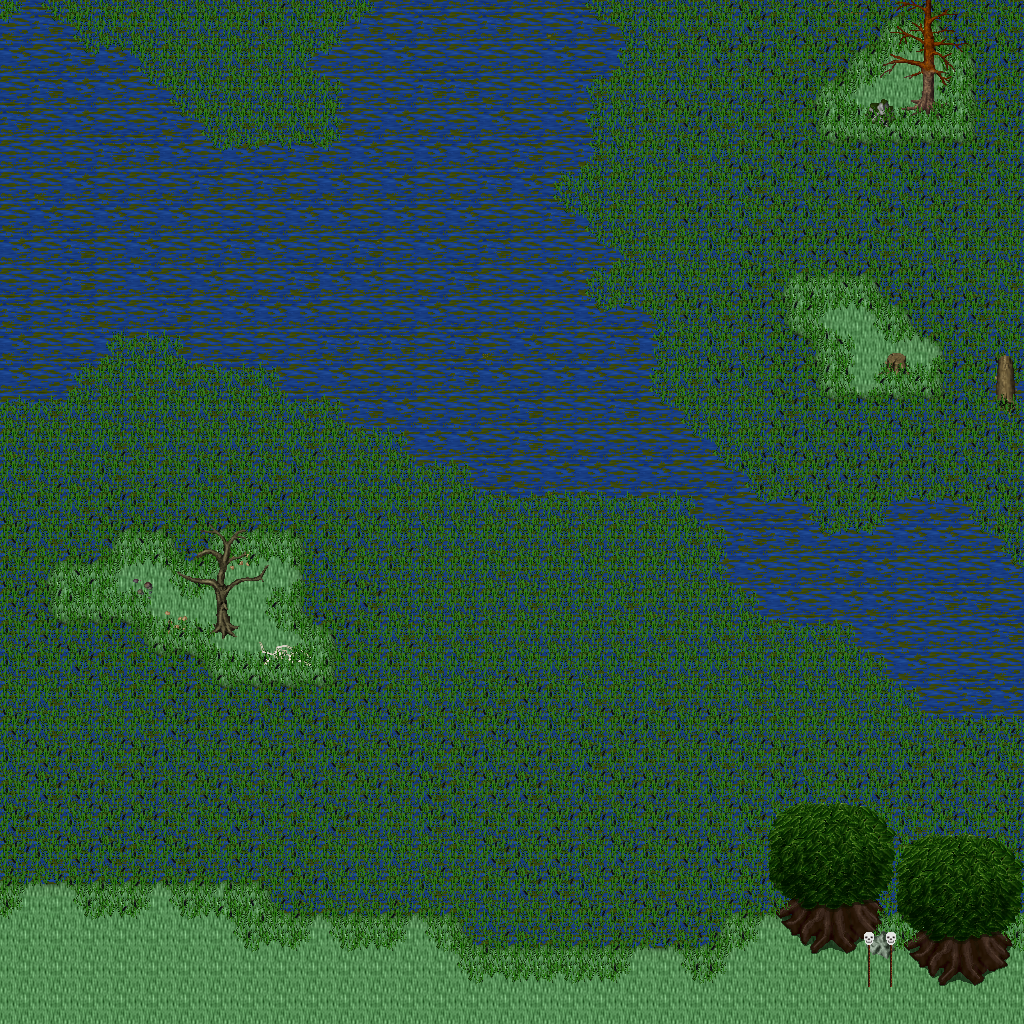

A 2D game scene composited from a Tiled map and its tileset images. What follows is a short description and the map's XML, with each tile layer's data collapsed to a summary:
An orthogonal 32x32 tile map with 32x32 px tiles, 5 tile layers (Ground, Objects, Objects2, Above, ...), 1 hidden layer not drawn, 31 tilesets.

<map version="1.10" tiledversion="1.11.0" orientation="orthogonal" renderorder="right-down" width="32" height="32" tilewidth="32" tileheight="32" infinite="0" nextlayerid="11" nextobjectid="1">
 <tileset firstgid="1" name="ground_ground" tilewidth="32" tileheight="32" tilecount="33" columns="3">
  <image source="../drawable/ground_ground.png" width="96" height="352" />
 </tileset>
 <tileset firstgid="34" name="plant_flower_daisy_white" tilewidth="32" tileheight="32" tilecount="8" columns="2">
  <image source="../drawable/plant_flower_daisy_white.png" width="64" height="128" />
 </tileset>
 <tileset firstgid="42" name="ground_grass_edges" tilewidth="32" tileheight="32" tilecount="36" columns="12">
  <image source="../drawable/ground_grass_edges.png" width="384" height="96" />
 </tileset>
 <tileset firstgid="78" name="ground_grass_corners" tilewidth="32" tileheight="32" tilecount="24" columns="6">
  <image source="../drawable/ground_grass_corners.png" width="192" height="128" />
 </tileset>
 <tileset firstgid="102" name="plant_grasses" tilewidth="32" tileheight="32" tilecount="6" columns="3">
  <image source="../drawable/plant_grasses.png" width="96" height="64" />
 </tileset>
 <tileset firstgid="108" name="ground_rock_pebbles" tilewidth="32" tileheight="32" tilecount="3" columns="1">
  <image source="../drawable/ground_rock_pebbles.png" width="32" height="96" />
 </tileset>
 <tileset firstgid="111" name="ground_earth_edges" tilewidth="32" tileheight="32" tilecount="18" columns="6">
  <image source="../drawable/ground_earth_edges.png" width="192" height="96" />
 </tileset>
 <tileset firstgid="129" name="item_corpse_skull_pale" tilewidth="32" tileheight="32" tilecount="2" columns="2">
  <image source="../drawable/item_corpse_skull_pale.png" width="64" height="32" />
 </tileset>
 <tileset firstgid="131" name="logic_creature_undead" tilewidth="32" tileheight="32" tilecount="16" columns="8">
  <image source="../drawable/logic_creature_undead.png" width="256" height="64" />
 </tileset>
 <tileset firstgid="147" name="logic_collision" tilewidth="32" tileheight="32" tilecount="1" columns="1">
  <image source="../drawable/logic_collision.png" width="32" height="32" />
 </tileset>
 <tileset firstgid="148" name="logic_creature_undead_fallen" tilewidth="32" tileheight="32" tilecount="16" columns="8">
  <image source="../drawable/logic_creature_undead_fallen.png" width="256" height="64" />
 </tileset>
 <tileset firstgid="164" name="ground_water_swamp_water" tilewidth="32" tileheight="32" tilecount="33" columns="3">
  <image source="../drawable/ground_water_swamp_water.png" width="96" height="352" />
 </tileset>
 <tileset firstgid="197" name="plant_tree_tree_darkgreen" tilewidth="32" tileheight="32" tilecount="88" columns="8">
  <image source="../drawable/plant_tree_tree_darkgreen.png" width="256" height="352" />
 </tileset>
 <tileset firstgid="285" name="building_death_tower" tilewidth="32" tileheight="32" tilecount="252" columns="9">
  <image source="../drawable/building_death_tower.png" width="288" height="896" />
 </tileset>
 <tileset firstgid="537" name="ground_ridge_earth_dark" tilewidth="32" tileheight="32" tilecount="96" columns="12">
  <image source="../drawable/ground_ridge_earth_dark.png" width="384" height="256" />
 </tileset>
 <tileset firstgid="633" name="plant_tree_dead_tree_2" tilewidth="32" tileheight="32" tilecount="20" columns="4">
  <image source="../drawable/plant_tree_dead_tree_2.png" width="128" height="160" />
 </tileset>
 <tileset firstgid="653" name="item_corpse_swamp_sunken" tilewidth="32" tileheight="32" tilecount="32" columns="8">
  <image source="../drawable/item_corpse_swamp_sunken.png" width="256" height="128" />
 </tileset>
 <tileset firstgid="685" name="plant_grasses_swamp" tilewidth="32" tileheight="32" tilecount="42" columns="6">
  <image source="../drawable/plant_grasses_swamp.png" width="192" height="224" />
 </tileset>
 <tileset firstgid="727" name="plant_tree_dead_tree_3" tilewidth="32" tileheight="32" tilecount="16" columns="4">
  <image source="../drawable/plant_tree_dead_tree_3.png" width="128" height="128" />
 </tileset>
 <tileset firstgid="743" name="plant_stump_hollow_logs" tilewidth="32" tileheight="32" tilecount="6" columns="3">
  <image source="../drawable/plant_stump_hollow_logs.png" width="96" height="64" />
 </tileset>
 <tileset firstgid="749" name="ground_rock_rocks" tilewidth="32" tileheight="32" tilecount="4" columns="2">
  <image source="../drawable/ground_rock_rocks.png" width="64" height="64" />
 </tileset>
 <tileset firstgid="753" name="ground_rock_rocks_3" tilewidth="32" tileheight="32" tilecount="16" columns="4">
  <image source="../drawable/ground_rock_rocks_3.png" width="128" height="128" />
 </tileset>
 <tileset firstgid="769" name="item_corpse_skeleton" tilewidth="32" tileheight="32" tilecount="4" columns="2">
  <image source="../drawable/item_corpse_skeleton.png" width="64" height="64" />
 </tileset>
 <tileset firstgid="773" name="item_gothic_skull_post" tilewidth="32" tileheight="32" tilecount="2" columns="1">
  <image source="../drawable/item_gothic_skull_post.png" width="32" height="64" />
 </tileset>
 <tileset firstgid="775" name="item_statue_skullpedestal" tilewidth="32" tileheight="32" tilecount="2" columns="1">
  <image source="../drawable/item_statue_skullpedestal.png" width="32" height="64" />
 </tileset>
 <tileset firstgid="777" name="building_entrance_int_broken_bars" tilewidth="32" tileheight="32" tilecount="2" columns="1">
  <image source="../drawable/building_entrance_int_broken_bars.png" width="32" height="64" />
 </tileset>
 <tileset firstgid="779" name="ground_slate_tiles" tilewidth="32" tileheight="32" tilecount="15" columns="5">
  <image source="../drawable/ground_slate_tiles.png" width="160" height="96" />
 </tileset>
 <tileset firstgid="794" name="logic_portal" tilewidth="32" tileheight="32" tilecount="24" columns="8">
  <image source="../drawable/logic_portal.png" width="256" height="96" />
 </tileset>
 <tileset firstgid="818" name="logic_creature_undead_skeleton" tilewidth="32" tileheight="32" tilecount="6" columns="6">
  <image source="../drawable/logic_creature_undead_skeleton.png" width="192" height="32" />
 </tileset>
 <tileset firstgid="824" name="logic_creature_undead_specter" tilewidth="32" tileheight="32" tilecount="6" columns="6">
  <image source="../drawable/logic_creature_undead_specter.png" width="192" height="32" />
 </tileset>
 <tileset firstgid="830" name="logic_creature_undead_zombie" tilewidth="32" tileheight="32" tilecount="5" columns="5">
  <image source="../drawable/logic_creature_undead_zombie.png" width="160" height="32" />
 </tileset>
 <layer id="1" name="Ground" width="32" height="32">
  <data>[1024 cells, 1024 non-empty, 23 distinct tile ids]</data>
 </layer>
 <layer id="2" name="Objects" width="32" height="32">
  <data>[1024 cells, 63 non-empty, 28 distinct tile ids]</data>
 </layer>
 <layer id="3" name="Objects2" width="32" height="32">
  <data>[1024 cells, 724 non-empty, 33 distinct tile ids]</data>
 </layer>
 <layer id="4" name="Above" width="32" height="32">
  <data>[1024 cells, 55 non-empty, 41 distinct tile ids]</data>
 </layer>
 <layer id="5" name="Above2" width="32" height="32">
  <data>[1024 cells, 1 non-empty, 1 distinct tile ids]</data>
 </layer>
 <layer id="6" name="Walkable" width="32" height="32" visible="0">
  <data>[1024 cells, 23 non-empty, 1 distinct tile ids]</data>
 </layer>
 <objectgroup id="7" name="Mapevents" />
 <objectgroup id="8" name="Spawn" />
 <objectgroup id="9" name="Keys" />
 <objectgroup id="10" name="Replace" />
</map>
